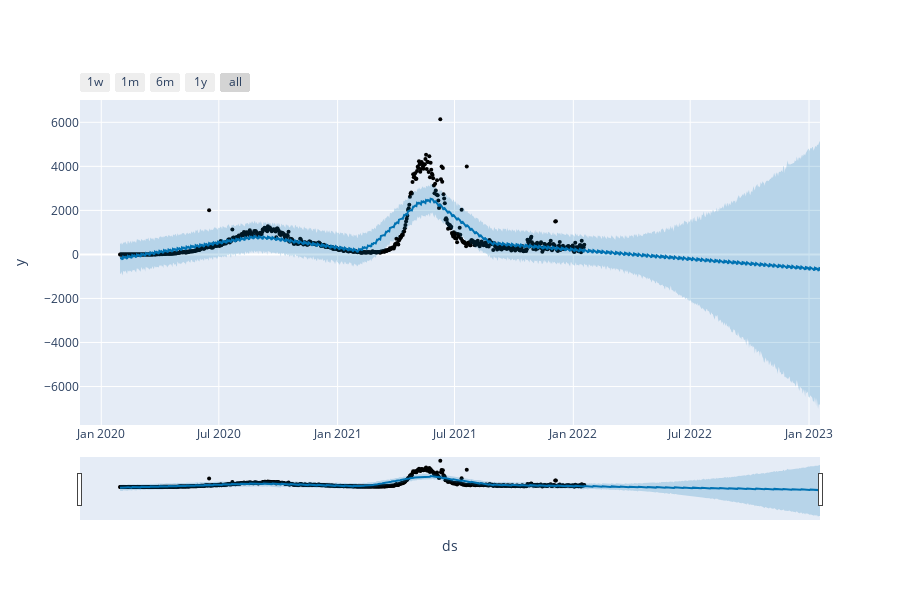

The cell this chart's notebook holds for it:
### Code cell
from prophet import Prophet
from prophet.plot import plot_plotly, plot_components_plotly
model=Prophet()
model.fit(forecast_data)
forecasts=model.make_future_dataframe(periods=365)
predictions=model.predict(forecasts)
plot_plotly(model,predictions)

### Figure 1 — Plotly figure (JSON) as saved in the notebook; plotly's stock layout.template omitted (floating-point values rounded to 4 significant figures; data arrays with more than 128 entries replaced by an {"elided": "..."} marker saying what was removed)
{"data": [{"marker": {"color": "black", "size": 4}, "mode": "markers", "name": "Actual", "type": "scatter", "x": {"elided": "720 str values"}, "y": {"elided": "720 int values"}}, {"hoverinfo": "skip", "line": {"width": 0}, "mode": "lines", "type": "scatter", "x": {"elided": "1085 str values"}, "y": {"elided": "1085 float values"}}, {"fill": "tonexty", "fillcolor": "rgba(0, 114, 178, 0.2)", "line": {"color": "#0072B2", "width": 2}, "mode": "lines", "name": "Predicted", "type": "scatter", "x": {"elided": "1085 str values"}, "y": {"elided": "1085 float values"}}, {"fill": "tonexty", "fillcolor": "rgba(0, 114, 178, 0.2)", "hoverinfo": "skip", "line": {"width": 0}, "mode": "lines", "type": "scatter", "x": {"elided": "1085 str values"}, "y": {"elided": "1085 float values"}}], "layout": {"height": 600, "showlegend": false, "width": 900, "xaxis": {"rangeselector": {"buttons": [{"count": 7, "label": "1w", "step": "day", "stepmode": "backward"}, {"count": 1, "label": "1m", "step": "month", "stepmode": "backward"}, {"count": 6, "label": "6m", "step": "month", "stepmode": "backward"}, {"count": 1, "label": "1y", "step": "year", "stepmode": "backward"}, {"step": "all"}]}, "rangeslider": {"visible": true}, "title": {"text": "ds"}, "type": "date"}, "yaxis": {"title": {"text": "y"}}}}
